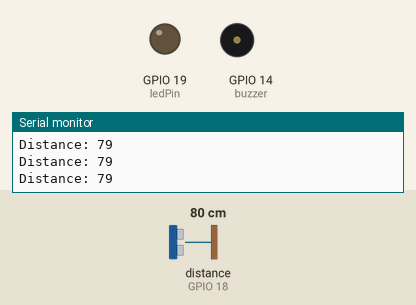
A sketch run on a simulated ESP32. Parts: output pins drawn as LEDs (lit = HIGH), buzzer (waves = sounding, pin HIGH), the last lines printed to the serial monitor. Wiring (inferred from the names in the program): ultrasonic range finder: trigger GPIO 5; echo GPIO 18. The test bench sets the inputs (shaded band); at power-on: distance to the obstacle (sensor on GPIO 18) 80 cm. The echo pulse lasts 58.3 µs per cm; WiFi joins after 1.5 s; servers stay silent unless stated; pins used as bus, display or sensor lines are not drawn.

Above: at 2.8 s.
2.9 s: distance to the obstacle (sensor on GPIO 18) set to 6 cm
4.4 s: distance to the obstacle (sensor on GPIO 18) set to 3 cm
At 5.1 s:
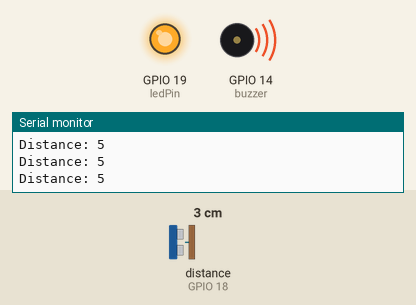
7.4 s: distance to the obstacle (sensor on GPIO 18) set to 120 cm
At 8.6 s:
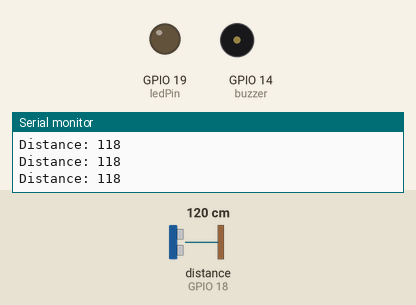
8.9 s: distance to the obstacle (sensor on GPIO 18) set to 2 cm
At 9.7 s:
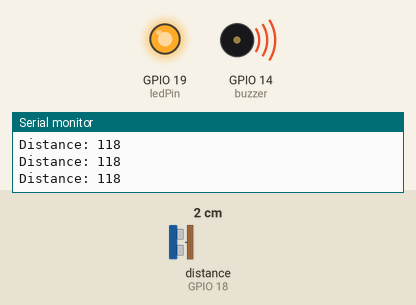
Timing chart, 0 to 11.9 s (numbered marks = the images above; inputs shaded):
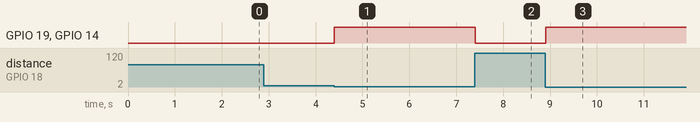

Measured:
- the behaviour switches between 5 and 4 cm on distance to the obstacle (sensor on GPIO 18) (found by bisection; images 0 and 1)
- after the input at 4.4 s, GPIO 19 (ledPin), GPIO 14 (buzzer): LOW → HIGH at once
- after the input at 7.4 s, GPIO 19 (ledPin), GPIO 14 (buzzer): HIGH → LOW at once
- after the input at 8.9 s, GPIO 19 (ledPin), GPIO 14 (buzzer): LOW → HIGH at once

The sketch:

CD.ino
```cpp
#include <ESP_Mail_Client.h>
#include <Wifi.h>

#define WIFI_SSID "Shruuu"
#define WIFI_PASSWORD "9518762662"

#define SMTP_HOST "smtp.gmail.com"
#define SMTP_PORT 465

/* The sign in credentials */
#define AUTHOR_EMAIL "ramyaarun235@gmail.com"
#define AUTHOR_PASSWORD "otddglibovnagwoy"

/* Recipient's email*/
#define RECIPIENT_EMAIL "shreyashgaur28@gmail.com"

/* The SMTP Session object used for Email sending */
SMTPSession smtp;

/* Callback function to get the Email sending status */
void smtpCallback(SMTP_Status status);

/* Declare the message class */
SMTP_Message message;
// defines pins numbers
const int trigPin = 5;
const int echoPin = 18;
const int buzzer = 14;
const int ledPin = 19;

// defines variables
long duration;
int distance;
int safetyDistance;


void setup() {
  Serial.begin(115200);
  Serial.println();
  Serial.print("Connecting to AP");
  WiFi.begin(WIFI_SSID, WIFI_PASSWORD);
  while (WiFi.status() != WL_CONNECTED){
    Serial.print(".");
    delay(200);
  }
  Serial.println("");
  Serial.println("WiFi connected.");
  Serial.println("IP address: ");
  Serial.println(WiFi.localIP());
  Serial.println();

pinMode(trigPin, OUTPUT); // Sets the trigPin as an Output
pinMode(echoPin, INPUT); // Sets the echoPin as an Input
pinMode(buzzer, OUTPUT);
pinMode(ledPin, OUTPUT);
Serial.begin(9600); // Starts the serial communication

 /** Enable the debug via Serial port
   * none debug or 0
   * basic debug or 1
  */
  smtp.debug(1);

  /* Set the callback function to get the sending results */
  smtp.callback(smtpCallback);

  /* Declare the session config data */
  ESP_Mail_Session session;

  /* Set the session config */
  session.server.host_name = SMTP_HOST;
  session.server.port = SMTP_PORT;
  session.login.email = AUTHOR_EMAIL;
  session.login.password = AUTHOR_PASSWORD;
  session.login.user_domain = "";


  /* Set the message headers */
  message.sender.name = "ESP Alert";
  message.sender.email = AUTHOR_EMAIL;
  message.subject = "ESP Sensor Alert Mail";
  message.addRecipient("Shreyash", RECIPIENT_EMAIL);


  /*Send raw text message*/
  String textMsg = "Door bell ! - Someone is on the main door";
  message.text.content = textMsg.c_str();
  message.text.charSet = "us-ascii";
  message.text.transfer_encoding = Content_Transfer_Encoding::enc_7bit;

  message.priority = esp_mail_smtp_priority::esp_mail_smtp_priority_low;
  message.response.notify = esp_mail_smtp_notify_success | esp_mail_smtp_notify_failure | esp_mail_smtp_notify_delay;


  /* Connect to server with the session config */
  if (!smtp.connect(&session))
    return;
}

/* Callback function to get the Email sending status */
void smtpCallback(SMTP_Status status){
  /* Print the current status */
  Serial.println(status.info());

  /* Print the sending result */
  if (status.success()){
    Serial.println("----------------");
    ESP_MAIL_PRINTF("Message sent success: %d\n", status.completedCount());
    ESP_MAIL_PRINTF("Message sent failled: %d\n", status.failedCount());
    Serial.println("----------------\n");
    struct tm dt;

    for (size_t i = 0; i < smtp.sendingResult.size(); i++){
      /* Get the result item */
      SMTP_Result result = smtp.sendingResult.getItem(i);
      time_t ts = (time_t)result.timestamp;
      localtime_r(&ts, &dt);

      ESP_MAIL_PRINTF("Message No: %d\n", i + 1);
      ESP_MAIL_PRINTF("Status: %s\n", result.completed ? "success" : "failed");
      ESP_MAIL_PRINTF("Date/Time: %d/%d/%d %d:%d:%d\n", dt.tm_year + 1900, dt.tm_mon + 1, dt.tm_mday, dt.tm_hour, dt.tm_min, dt.tm_sec);
      ESP_MAIL_PRINTF("Recipient: %s\n", result.recipients.c_str());
      ESP_MAIL_PRINTF("Subject: %s\n", result.subject.c_str());
    }
    Serial.println("----------------\n");
  }
}


void loop() {
// Clears the trigPin
digitalWrite(trigPin, LOW);
delayMicroseconds(2);

// Sets the trigPin on HIGH state for 10 micro seconds
digitalWrite(trigPin, HIGH);
delayMicroseconds(10);
digitalWrite(trigPin, LOW);

// Reads the echoPin, returns the sound wave travel time in microseconds
duration = pulseIn(echoPin, HIGH);

// Calculating the distance
distance= duration*0.034/2;

safetyDistance = distance;
if (safetyDistance <= 3){
  digitalWrite(buzzer, HIGH);
  digitalWrite(ledPin, HIGH);
  /* Start sending Email and close the session */
    if (!MailClient.sendMail(&smtp, &message))
      Serial.println("Error sending Email, " + smtp.errorReason());
  digitalWrite(buzzer, LOW);
  digitalWrite(ledPin, LOW);
}
else{
  digitalWrite(buzzer, LOW);
  digitalWrite(ledPin, LOW);
}

// Prints the distance on the Serial Monitor
Serial.print("Distance: ");
Serial.println(distance);
}
```
